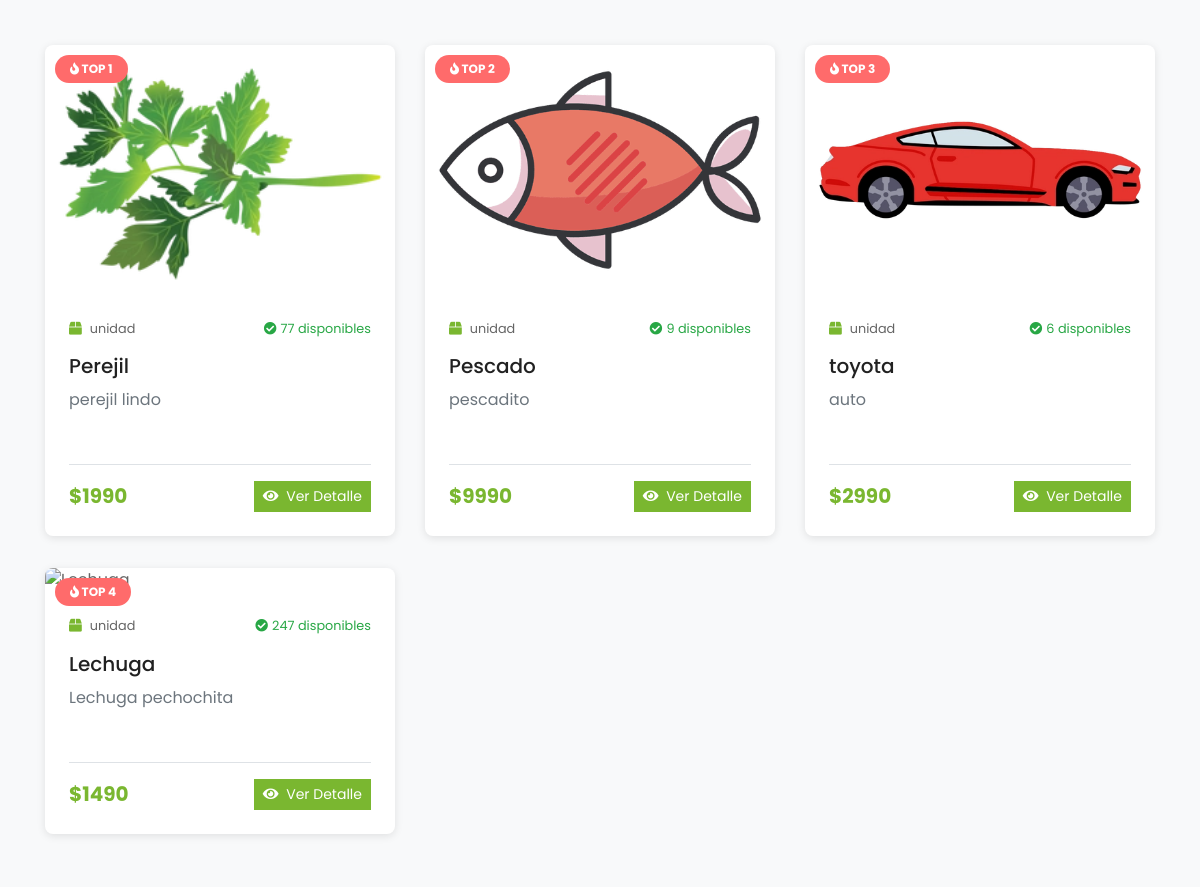
/ (middle part), run on an earlier commit of the app's database.
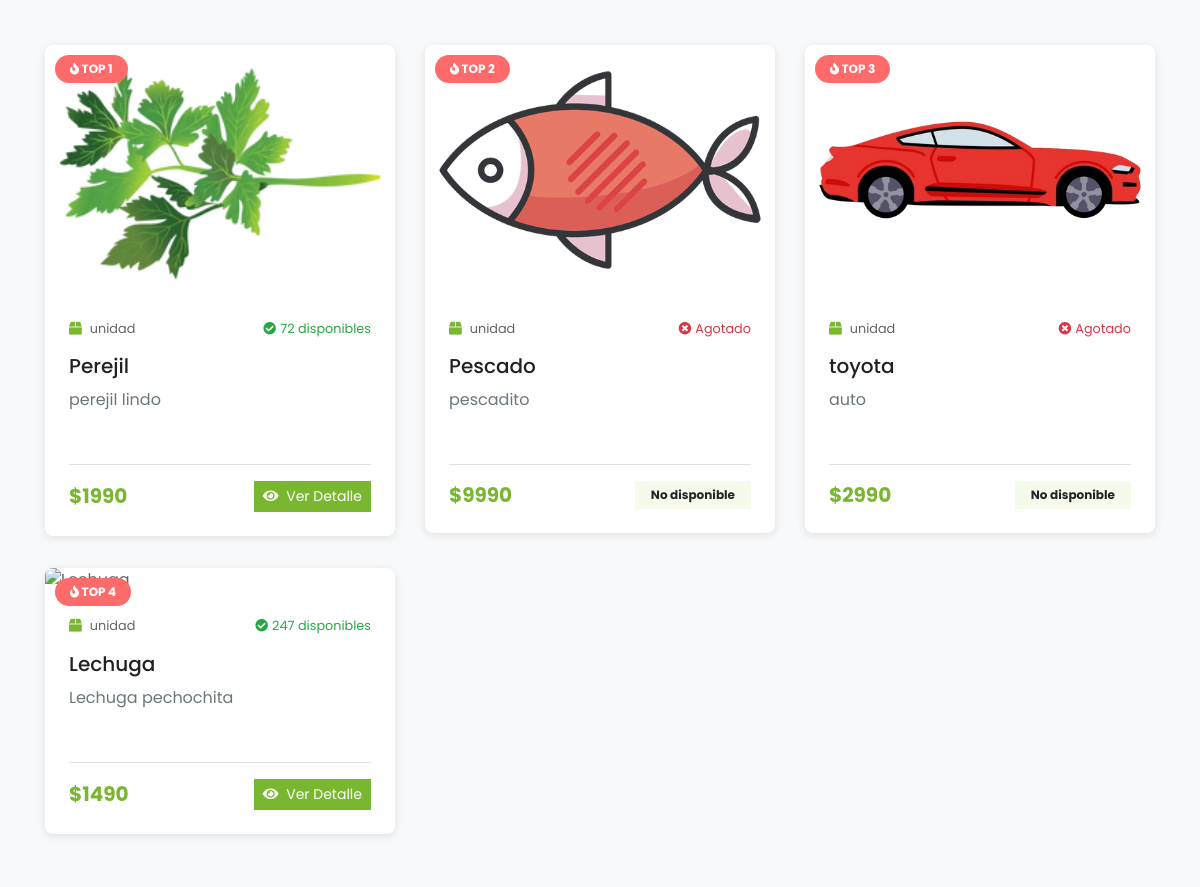
And on a later commit of the database.
### miapp/models.py (models this page shows, shortened)
class Producto(models.Model):
    UNIDADES_MEDIDA = [
        ('unidad', 'Unidad'),
        ('kg', 'Kilogramo'),
        ('gr', 'Gramo'),
        ('lt', 'Litro'),
        ('ml', 'Mililitro'),
        ('paquete', 'Paquete'),
        ('caja', 'Caja'),
    ]
    nombre = models.CharField(
        max_length=100,
        db_index=True,
        verbose_name="Nombre del producto"
    )
    descripcion = models.TextField(
        max_length=500,
        verbose_name="Descripción"
    )
    precio_unitario = models.DecimalField(
        max_digits=10,
        decimal_places=2,
        verbose_name="Precio unitario",
        help_text="Precio en pesos chilenos"
    )
    unidad_medida = models.CharField(
        max_length=20,
        choices=UNIDADES_MEDIDA,
        default='unidad',
        verbose_name="Unidad de medida"
    )
    stock_disponible = models.IntegerField(
        default=0,
        verbose_name="Stock disponible",
        help_text="Cantidad disponible en inventario"
    )
    categoria = models.ForeignKey(
        Categoria,
        on_delete=models.PROTECT,  # PROTECT en lugar de CASCADE
        related_name='productos',
        verbose_name="Categoría"
    )
    imagen = models.ImageField(
        upload_to='productos/',  # Guarda directamente en productos/
        null=True,
        blank=True,
        verbose_name="Imagen del producto",
        help_text="Imagen principal del producto"
    )
    activo = models.BooleanField(
        default=True,
        verbose_name="Activo",
        help_text="Indica si el producto está activo para venta"
    )
    fecha_creacion = models.DateTimeField(auto_now_add=True, verbose_name="Fecha de creación")
    fecha_modificacion = models.DateTimeField(auto_now=True, verbose_name="Última modificación")
    class Meta:
        db_table = 'productos'
        verbose_name = 'Producto'
        verbose_name_plural = 'Productos'
        ordering = ['-fecha_creacion']
        indexes = [
            models.Index(fields=['nombre']),
            models.Index(fields=['categoria', 'activo']),
            models.Index(fields=['-fecha_creacion']),
        ]

### miapp/views.py (the view)
# urls.py: path('', views.inicio, name='inicio'),
def inicio(request):
    ofertas_activas = Oferta.objects.filter(
        fecha_fin__gte=timezone.now(),
        fecha_inicio__lte=timezone.now(),
        activa=True
    )
    hace_30_dias = timezone.now() - timedelta(days=30)
    productos_mas_vendidos = DetallePedido.objects.filter(
        pedido__estado_pedido__in=['pagado', 'preparando', 'enviado', 'completado'],
        pedido__fecha_pedido__gte=hace_30_dias
    ).values('producto__id', 'producto__nombre').annotate(
        total_vendido=Sum('cantidad')
    ).order_by('-total_vendido')[:10]
    ids_productos = [item['producto__id'] for item in productos_mas_vendidos]
    productos_top = Producto.objects.filter(
        id__in=ids_productos,
        activo=True
    ).prefetch_related(
        Prefetch('ofertas', queryset=ofertas_activas, to_attr='ofertas_activas')
    )
    productos_top_ordenados = sorted(
        productos_top,
        key=lambda p: ids_productos.index(p.id) if p.id in ids_productos else 999
    )
    contexto = {
        'productos_top_vendidos': productos_top_ordenados,
        'now': timezone.now(),
    }
    return render(request, 'miapp/inicio.html', contexto)

### miapp/templates/miapp/inicio.html (shortened to what the changed rows need)
{% load static %}
<!DOCTYPE html>
<html lang="es">
    <head>
        <link
            href="https://cdnjs.cloudflare.com/ajax/libs/font-awesome/5.10.0/css/all.min.css"
            rel="stylesheet">
        <link href="https://cdnjs.cloudflare.com/ajax/libs/font-awesome/5.10.0/css/all.min.css" rel="stylesheet">
        <link href="{% static 'lib/owlcarousel/assets/owl.carousel.min.css' %}"
            rel="stylesheet">
        <link href="{% static 'css/style.css' %}" rel="stylesheet">
    </head>
    <body>
                {% include 'miapp/chatbot.html' %}
        <div class="container-fluid py-5" style="background-color: #f8f9fa;">
            <div class="container pt-5 pb-3">
                <div class="row">
                    {% for producto in productos_top_vendidos %}
                    <div class="col-lg-4 col-md-6 mb-4">
                        <div class="package-item bg-white mb-2" style="box-shadow: 0 2px 8px rgba(0,0,0,0.1); border-radius: 8px; overflow: hidden;">
                            <div style="position: relative;">
                                <img class="img-fluid w-100" src="{{ producto.imagen.url }}" alt="{{ producto.nombre }}"
                                     style="height: 250px; object-fit: cover;">
                                <div style="position: absolute; top: 10px; left: 10px; background-color: #ff6b6b; color: white; padding: 5px 15px; border-radius: 20px; font-weight: bold; font-size: 12px;">
                                    <i class="fa fa-fire"></i> TOP {{ forloop.counter }}
                                </div>
                            </div>
                            <div class="p-4">
                                <div class="d-flex justify-content-between mb-3">
                                    <small class="m-0">
                                        <i class="fa fa-box text-primary mr-2"></i>{{ producto.unidad_medida }}
                                    </small>
                                    {% if producto.stock_disponible > 0 %}
                                        <small class="m-0 text-success">
                                            <i class="fa fa-check-circle mr-1"></i>{{ producto.stock_disponible }} disponibles
                                        </small>
                                    {% else %}
                                        <small class="m-0 text-danger">
                                            <i class="fa fa-times-circle mr-1"></i>Agotado
                                        </small>
                                    {% endif %}
                                </div>
                                <a class="h5 text-decoration-none text-dark" href="{% url 'detalle_producto' producto.id %}">
                                    {{ producto.nombre }}
                                </a>
                                <p class="text-muted mt-2 mb-3" style="height: 60px; overflow: hidden;">
                                    {{ producto.descripcion|truncatewords:15 }}
                                </p>
                                <div class="border-top pt-3">
                                    <div class="d-flex justify-content-between align-items-center">
                                        <div>
                                            {% if producto.ofertas_activas %}
                                                {% with oferta=producto.ofertas_activas.0 %}
                                                <h5 class="m-0">
                                                    <span class="text-danger font-weight-bold">
                                                        ${{ oferta.precio_oferta|floatformat:0 }}
                                                    </span>
                                                </h5>
                                                <small class="text-muted" style="text-decoration: line-through;">
                                                    ${{ producto.precio_unitario|floatformat:0 }}
                                                </small>
                                                <span class="badge badge-danger ml-2">
                                                    -{{ oferta.porcentaje_descuento|floatformat:0 }}%
                                                </span>
                                                {% endwith %}
                                            {% else %}
                                                <h5 class="m-0 text-primary font-weight-bold">
                                                    ${{ producto.precio_unitario|floatformat:0 }}
                                                </h5>
                                            {% endif %}
                                        </div>
                                        {% if producto.stock_disponible > 0 %}
                                            <a href="{% url 'detalle_producto' producto.id %}"
                                               class="btn btn-primary btn-sm">
                                                <i class="fa fa-eye mr-1"></i> Ver Detalle
                                            </a>
                                        {% else %}
                                            <span class="badge badge-secondary py-2 px-3">
                                                No disponible
                                            </span>
                                        {% endif %}
                                    </div>
                                </div>
                            </div>
                        </div>
                    </div>
                    {% endfor %}
                </div>
            </div>
        </div>
    </body>
</html>

What changed in the data, as far as the page shows it:
changed Producto "Perejil": stock_disponible "77" → "72"
changed Producto "Pescado": stock_disponible "9" → (not shown); stock_disponible "disponibles Ver Detalle" → "Agotado No disponible"
changed Producto "toyota": stock_disponible "6" → (not shown); stock_disponible "disponibles Ver Detalle" → "Agotado No disponible"
